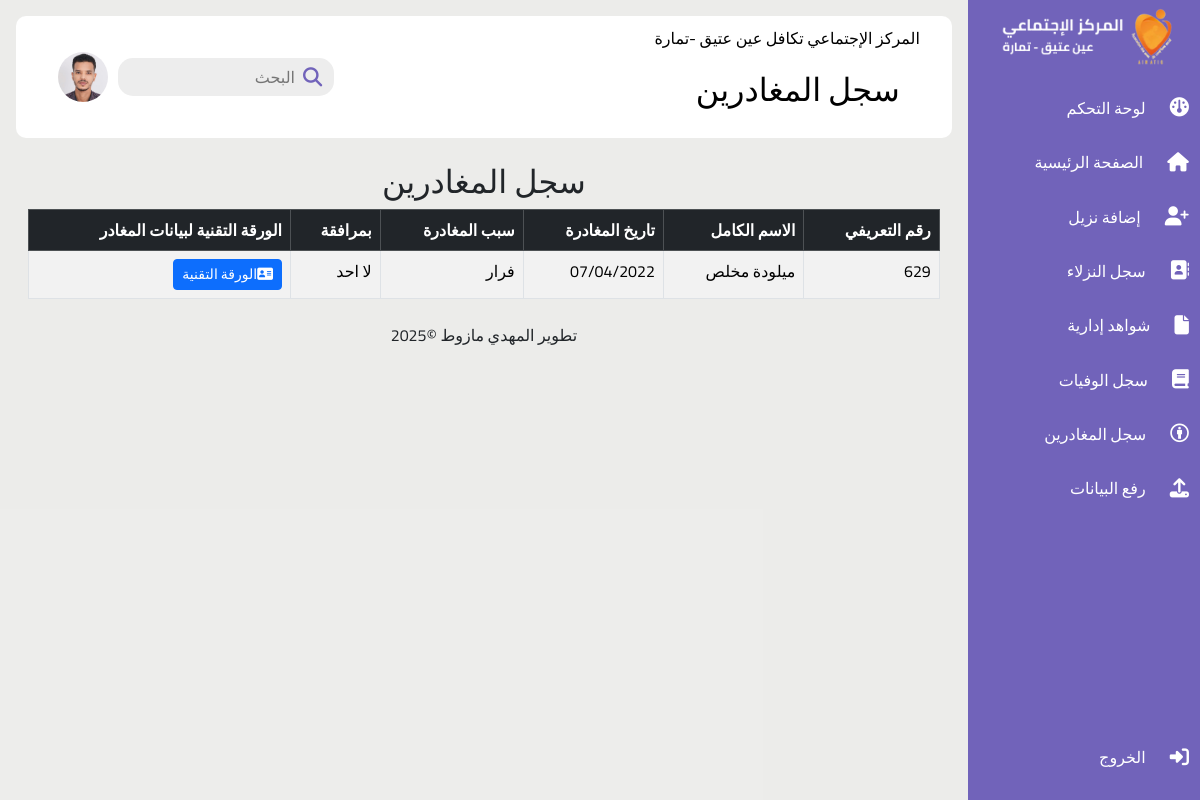
Page /rgsortie/ (signed in) on the committed database.
### Gestion/models.py (models this page shows, shortened)
class Patient(models.Model):
    nom_prenom = models.CharField(max_length=255, null=False, blank=False)
    sexe = models.CharField(max_length=10, choices=[('ذكر', 'ذكر'), ('أنثى', 'أنثى')], null=True, blank=True)
    date_entree = models.DateField(null=True, blank=True)
    source_orientation = models.CharField(max_length=255, null=False, blank=False)
    Cin = models.CharField(max_length=50, blank=True, null=True)
    date_naissance = models.DateField(blank=True, null=True)
    lieu_naissance = models.CharField(max_length=255, blank=True, null=True)
    etat_matrimonial_choices = [
        ('عازب', 'عازب'),
        ('متزوج', 'متزوج'),
        ('مطلق', 'مطلق'),
        ('أرمل', 'أرمل')
    ]
    etat_matrimonial = models.CharField(max_length=50, choices=etat_matrimonial_choices, blank=True, null=True)
    adresse = models.TextField(blank=True, null=True)
    nom_pere = models.CharField(max_length=255, blank=True, null=True)
    nom_mere = models.CharField(max_length=255, blank=True, null=True)
    telephone = models.CharField(max_length=20, blank=True, null=True)
    raison_direction = models.TextField(blank=True, null=True) #سبب توجيه
    SUITE_COUCHAGE_CHOICES = [
        ('جناح الرجال', 'جناح الرجال'),
        ('جناح النساء', 'جناح النساء'),
        ('البنايات الجديدة رجال', 'البنايات الجديدة رجال'),
        ('العمارات', 'العمارات'),
    ]
    suite_couchage = models.CharField(
        max_length=100,
        choices=SUITE_COUCHAGE_CHOICES,
        blank=True,
        null=True
    )#مكان المبيت
    chambre = models.CharField(max_length=50, blank=True, null=True)
    date_sortie = models.DateField(blank=True, null=True)
    raison_depart = models.TextField(blank=True, null=True)
    son_compagnon = models.CharField(max_length=255, blank=True, null=True)#مرافق للمغادر
    date_deces = models.DateField(blank=True, null=True)
    lieu_deces = models.CharField(max_length=255, blank=True, null=True)
    CHOICES = [
        ('نعم', 'نعم'),
        ('لا', 'لا'),
    ]
    handicap_moteur = models.CharField(max_length=3, choices=CHOICES, default='لا')
    sourd_muet = models.CharField(max_length=3, choices=CHOICES, default='لا')
    deficience_visuelle = models.CharField(max_length=3, choices=CHOICES, default='لا')
    membres_amputes = models.CharField(max_length=3, choices=CHOICES, default='لا')
    maladie_mentale = models.CharField(max_length=3, choices=CHOICES, default='لا')
    diabete = models.CharField(max_length=3, choices=CHOICES, default='لا')
    pression_arterielle = models.CharField(max_length=3, choices=CHOICES, default='لا')
    tumeurs = models.CharField(max_length=3, choices=CHOICES, default='لا')
    tuberculose = models.CharField(max_length=3, choices=CHOICES, default='لا')

### Gestion/views.py (the view)
# urls.py: path('rgsortie/', views.Registre_Sortie, name='Registre_Sortie'),  # سجل المغادرون
@login_required
def Registre_Sortie(request):
    sortie_patients = Patient.objects.filter(date_sortie__isnull=False)  # جلب المرضى الذين غادروا
    return render(request, 'patients/Registre_Sortie.html', {'patients': sortie_patients})

### templates/patients/Registre_Sortie.html (shortened to what this page needs)
{% extends 'base.html' %}
{% block TitlePage %}سجل المغادرين {% endblock %}
{% block content %}
    <div class="container mt-4">
        <h2 class="text-center">سجل المغادرين</h2>
        <table class="table table-bordered table-striped">
            <thead class="table-dark">
                <tr>
                    <th>رقم التعريفي</th>
                    <th>الاسم الكامل</th>
                    <th>تاريخ المغادرة</th>
                    <th>سبب المغادرة</th>
                    <th>بمرافقة</th>
                    <th>الورقة التقنية لبيانات المغادر</th>
                </tr>
            </thead>
            <tbody>
                {% for patient in patients %}
                <tr>
                    <td>{{ patient.id }}</td>
                    <td>{{ patient.nom_prenom }}</td>
                    <td>{{ patient.date_sortie|date:"d/m/Y" }}</td>
                    <td>{{ patient.raison_depart }}</td>
                    <td>{{ patient.son_compagnon }}</td>
                    <td><a href="{% url 'patient_detail' patient.id %}"  class="btn btn-primary btn-sm"><i class="fa-solid fa-address-card"></i>الورقة التقنية   </a></td>
                </tr>
                {% empty %}
                <tr>
                    <td colspan="4" class="text-center">لا يوجد مرضى غادروا بعد</td>
                </tr>
                {% endfor %}
            </tbody>
        </table>
    </div>
{% endblock %}

### static/style/style.css (style rules this page uses)
body { font-family: 'Cairo','Almarai', sans-serif; }
* { margin: 0; padding: 0; border: none; outline: none; box-sizing: border-box; font-family: Cairo , Almarai; }
body { display: flex; }

### rows in the picture
Patient: id "629", nom_prenom "ميلودة مخلص", date_sortie "07/04/2022", raison_depart "فرار", son_compagnon "لا احد"
